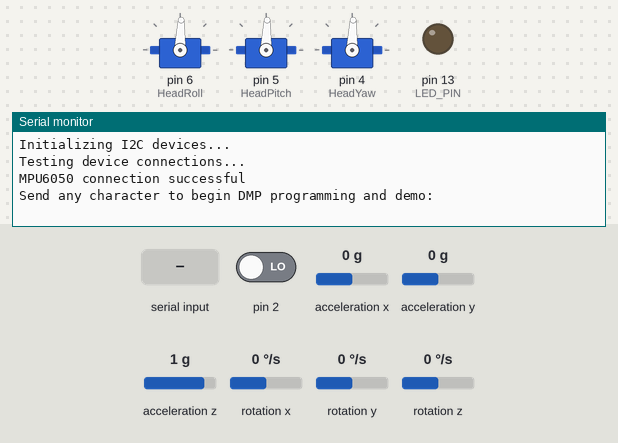
A sketch run on a simulated Arduino Uno, built with avr-gcc and run on an emulated ATmega328P. Parts: 3 × servo, output pins drawn as LEDs (lit = HIGH), the last lines printed to the serial monitor. The test bench sets the inputs (shaded band); at power-on: rotation z 0 °/s, pin 2 LOW, acceleration x 0 g, acceleration y 0 g, acceleration z 1 g, rotation x 0 °/s, rotation y 0 °/s. The sensor or clock chip raises its interrupt line as the real part does.

Above: at 0.9 s.
1.0 s: "1" received over Serial
At 1.6 s:
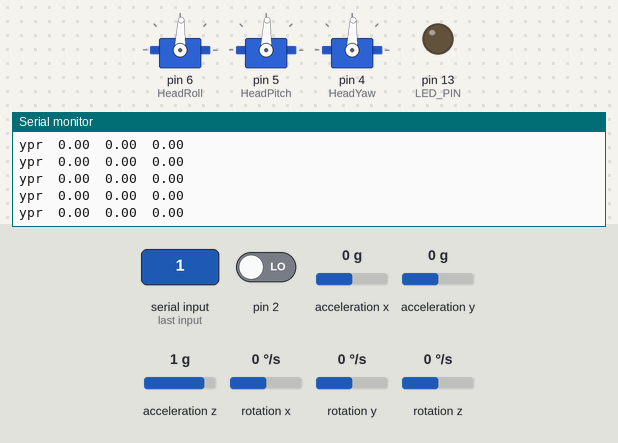
3.0 s: rotation z set to 100 °/s
At 4.1 s:
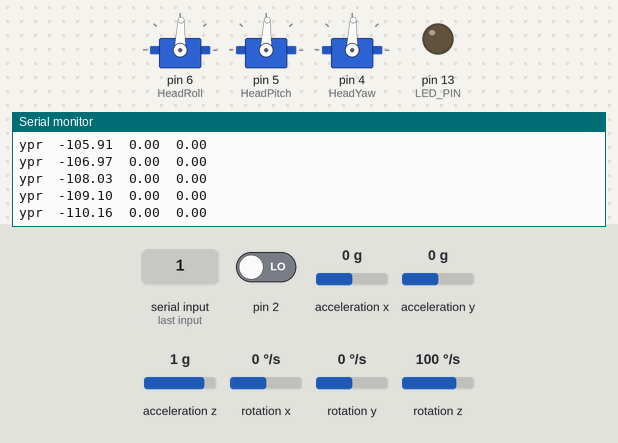
Timing chart, 0 to 6.0 s (numbered marks = the images above; inputs shaded):
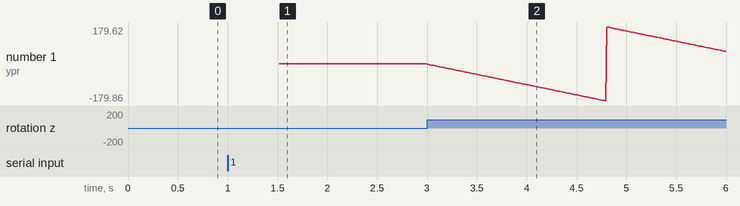

Measured:
- after the input at 1.0 s, the serial monitor: prints a new line at once (image 1)
- after the input at 3.0 s, the serial monitor: prints a new line at once (image 2)
- plotted number 1: 0 → -175.08 after the input at 3.0 s

The sketch:

MPU6050_DMPSimplified.ino
```cpp
// I2Cdev and MPU6050 must be installed as libraries, or else the .cpp/.h files
// for both classes must be in the include path of your project
#include "I2Cdev.h"
#include "MPU6050_6Axis_MotionApps20.h"
#include "Wire.h"

#include <Servo.h>


/****************************************************************************
Set-up for MPU6050 accelerometer

NOTE: In addition to connection 3.3v, GND, SDA, and SCL, this sketch
depends on the MPU-6050's INT pin being connected to the Arduino's
external interrupt #0 pin. On the Arduino Uno and Mega 2560, this is
digital I/O pin 2.
****************************************************************************/
// class default I2C address is 0x68
MPU6050 mpu;

#define LED_PIN 13 // (Arduino is 13, Teensy is 11, Teensy++ is 6)
bool blinkState = false;

// MPU control/status vars
bool dmpReady = false;  // set true if DMP init was successful
uint8_t mpuIntStatus;   // holds actual interrupt status byte from MPU
uint8_t devStatus;      // return status after each device operation (0 = success, !0 = error)
uint16_t packetSize;    // expected DMP packet size (default is 42 bytes)
uint16_t fifoCount;     // count of all bytes currently in FIFO
uint8_t fifoBuffer[64]; // FIFO storage buffer

// orientation/motion vars
Quaternion q;           // [w, x, y, z]         quaternion container
VectorInt16 aa;         // [x, y, z]            accel sensor measurements
VectorInt16 aaReal;     // [x, y, z]            gravity-free accel sensor measurements
VectorInt16 aaWorld;    // [x, y, z]            world-frame accel sensor measurements
VectorFloat gravity;    // [x, y, z]            gravity vector
float euler[3];         // [psi, theta, phi]    Euler angle container
float ypr[3];           // [yaw, pitch, roll]   yaw/pitch/roll container and gravity vector


/****************************************************************************
Set-up for head servos

Roll servo  - Pin 6
Pitch servo - Pin 5
Yaw servo   - Pin 4
****************************************************************************/

Servo HeadRoll;
Servo HeadPitch;
Servo HeadYaw;


/******************************************************************
               INTERRUPT DETECTION ROUTINE
******************************************************************/

volatile bool mpuInterrupt = false;     // indicates whether MPU interrupt pin has gone high
void dmpDataReady() {
    mpuInterrupt = true;
}


void setup() {


    Serial.begin(115200);

    Wire.begin();
    TWBR = 24; // 400kHz I2C clock (200kHz if CPU is 8MHz)


    /******************************************************************
     Initialise Servos and set to home positions
    ******************************************************************/
    HeadRoll.attach(6);
    HeadPitch.attach(5);
    HeadYaw.attach(4);

    HeadRoll.writeMicroseconds(1450);
    HeadPitch.writeMicroseconds(1450);
    HeadYaw.writeMicroseconds(1450);

    /******************************************************************
     Initialise MPU6050
    ******************************************************************/
    // initialize device
    Serial.println(F("Initializing I2C devices..."));
    mpu.initialize();

    // verify connection
    Serial.println(F("Testing device connections..."));
    Serial.println(mpu.testConnection() ? F("MPU6050 connection successful") : F("MPU6050 connection failed"));

    // wait for ready
    Serial.println(F("\nSend any character to begin DMP programming and demo: "));
    while (Serial.available() && Serial.read()); // empty buffer
    while (!Serial.available());                 // wait for data
    while (Serial.available() && Serial.read()); // empty buffer again

    // load and configure the DMP
    Serial.println(F("Initializing DMP..."));
    devStatus = mpu.dmpInitialize();

    // supply your own gyro offsets here, scaled for min sensitivity

    mpu.setXAccelOffset(-4650); //220
    mpu.setYAccelOffset(-980); //76
    mpu.setZAccelOffset(1450); //-85


    mpu.setXGyroOffset(-35); //220
    mpu.setYGyroOffset(40); //76
    mpu.setZGyroOffset(-80); //-85

    // make sure it worked (returns 0 if so)
    if (devStatus == 0) {
        // turn on the DMP, now that it's ready
        Serial.println(F("Enabling DMP..."));
        mpu.setDMPEnabled(true);

        // enable Arduino interrupt detection
        Serial.println(F("Enabling interrupt detection (Arduino external interrupt 0)..."));
        attachInterrupt(0, dmpDataReady, RISING);
        mpuIntStatus = mpu.getIntStatus();

        // set our DMP Ready flag so the main loop() function knows it's okay to use it
        Serial.println(F("DMP ready! Waiting for first interrupt..."));
        dmpReady = true;

        // get expected DMP packet size for later comparison
        packetSize = mpu.dmpGetFIFOPacketSize();
    }
    else {
        // ERROR!
        // 1 = initial memory load failed
        // 2 = DMP configuration updates failed
        // (if it's going to break, usually the code will be 1)
        Serial.print(F("DMP Initialization failed (code "));
        Serial.print(devStatus);
        Serial.println(F(")"));
    }

    // configure LED for output
    pinMode(LED_PIN, OUTPUT);
}


// ================================================================
// ===                    MAIN PROGRAM LOOP                     ===
// ================================================================

void loop() {
    // if programming failed, don't try to do anything
    if (!dmpReady) return;

    // wait for MPU interrupt or extra packet(s) available
    while (!mpuInterrupt && fifoCount < packetSize) {
        // other program behavior stuff here

    }


    // reset interrupt flag and get INT_STATUS byte
    mpuInterrupt = false;
    mpuIntStatus = mpu.getIntStatus();

    // get current FIFO count
    fifoCount = mpu.getFIFOCount();

    // check for overflow (this should never happen unless our code is too inefficient)
    if ((mpuIntStatus & 0x10) || fifoCount == 1024) {
        // reset so we can continue cleanly
        mpu.resetFIFO();
        Serial.println(F("FIFO overflow!"));

    // otherwise, check for DMP data ready interrupt (this should happen frequently)
    }
    else if (mpuIntStatus & 0x02) {
        // wait for correct available data length, should be a VERY short wait
        while (fifoCount < packetSize) fifoCount = mpu.getFIFOCount();

        // read a packet from FIFO
        mpu.getFIFOBytes(fifoBuffer, packetSize);

        // track FIFO count here in case there is > 1 packet available
        // (this lets us immediately read more without waiting for an interrupt)
        fifoCount -= packetSize;


        // display Euler angles in degrees
        mpu.dmpGetQuaternion(&q, fifoBuffer);
        mpu.dmpGetGravity(&gravity, &q);
        mpu.dmpGetYawPitchRoll(ypr, &q, &gravity);
        Serial.print("ypr\t");
        Serial.print(ypr[0] * 180/M_PI);
        Serial.print("\t");
        Serial.print(ypr[1] * 180/M_PI);
        Serial.print("\t");
        Serial.println(ypr[2] * 180/M_PI);


    }
}
```
